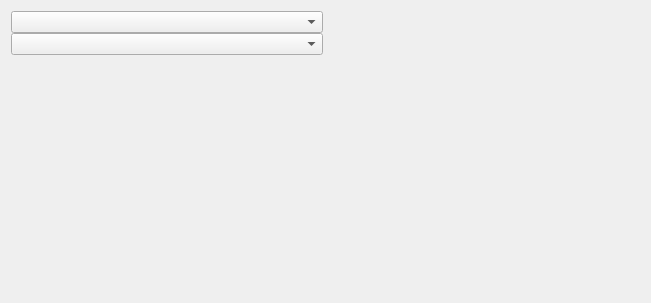
<?xml version="1.0" encoding="UTF-8"?>
<ui version="4.0">
 <class>AlignmentPlot</class>
 <widget class="QWidget" name="AlignmentPlot">
  <property name="geometry">
   <rect>
    <x>0</x>
    <y>0</y>
    <width>651</width>
    <height>303</height>
   </rect>
  </property>
  <property name="windowTitle">
   <string>Form</string>
  </property>
  <layout class="QHBoxLayout" name="horizontalLayout" stretch="0,0">
   <item>
    <widget class="QWidget" name="widget" native="true">
     <layout class="QVBoxLayout" name="verticalLayout">
      <property name="spacing">
       <number>0</number>
      </property>
      <property name="leftMargin">
       <number>0</number>
      </property>
      <property name="topMargin">
       <number>0</number>
      </property>
      <property name="rightMargin">
       <number>0</number>
      </property>
      <property name="bottomMargin">
       <number>0</number>
      </property>
      <item>
       <widget class="QComboBox" name="comboBox"/>
      </item>
      <item>
       <widget class="QComboBox" name="comboBox_2"/>
      </item>
      <item>
       <spacer name="verticalSpacer">
        <property name="orientation">
         <enum>Qt::Vertical</enum>
        </property>
        <property name="sizeHint" stdset="0">
         <size>
          <width>20</width>
          <height>40</height>
         </size>
        </property>
       </spacer>
      </item>
     </layout>
    </widget>
   </item>
   <item>
    <widget class="TelemetryPlot" name="plot" native="true"/>
   </item>
  </layout>
 </widget>
 <customwidgets>
  <customwidget>
   <class>TelemetryPlot</class>
   <extends>QWidget</extends>
   <header>GoProOverlay/graphics/TelemetryPlot.h</header>
   <container>1</container>
  </customwidget>
 </customwidgets>
 <resources/>
 <connections/>
</ui>
